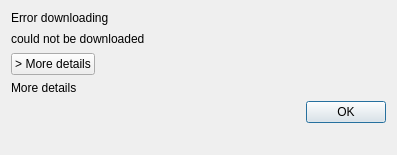
<?xml version="1.0" encoding="UTF-8"?>
<ui version="4.0">
 <class>OCC::VfsDownloadErrorDialog</class>
 <widget class="QDialog" name="OCC::VfsDownloadErrorDialog">
  <property name="geometry">
   <rect>
    <x>0</x>
    <y>0</y>
    <width>397</width>
    <height>155</height>
   </rect>
  </property>
  <property name="windowTitle">
   <string>Download error</string>
  </property>
  <layout class="QVBoxLayout" name="verticalLayout">
   <property name="sizeConstraint">
    <enum>QLayout::SetDefaultConstraint</enum>
   </property>
   <item>
    <widget class="QLabel" name="descriptionLabel">
     <property name="text">
      <string>Error downloading</string>
     </property>
     <property name="textFormat">
      <enum>Qt::PlainText</enum>
     </property>
     <property name="alignment">
      <set>Qt::AlignLeading|Qt::AlignLeft|Qt::AlignTop</set>
     </property>
     <property name="wordWrap">
      <bool>false</bool>
     </property>
    </widget>
   </item>
   <item>
    <widget class="QLabel" name="explanationLabel">
     <property name="text">
      <string>could not be downloaded</string>
     </property>
     <property name="textFormat">
      <enum>Qt::PlainText</enum>
     </property>
     <property name="alignment">
      <set>Qt::AlignLeading|Qt::AlignLeft|Qt::AlignTop</set>
     </property>
     <property name="wordWrap">
      <bool>false</bool>
     </property>
    </widget>
   </item>
   <item>
    <widget class="QPushButton" name="moreDetailsButton">
     <property name="sizePolicy">
      <sizepolicy hsizetype="Fixed" vsizetype="Fixed">
       <horstretch>0</horstretch>
       <verstretch>0</verstretch>
      </sizepolicy>
     </property>
     <property name="text">
      <string>&gt; More details</string>
     </property>
    </widget>
   </item>
   <item>
    <widget class="QLabel" name="moreDetailsLabel">
     <property name="text">
      <string>More details</string>
     </property>
     <property name="wordWrap">
      <bool>true</bool>
     </property>
    </widget>
   </item>
   <item>
    <widget class="QDialogButtonBox" name="buttonBox">
     <property name="standardButtons">
      <set>QDialogButtonBox::Ok</set>
     </property>
    </widget>
   </item>
   <item>
    <widget class="QLabel" name="errorLabel">
     <property name="palette">
      <palette>
       <active>
        <colorrole role="WindowText">
         <brush brushstyle="SolidPattern">
          <color alpha="200">
           <red>255</red>
           <green>0</green>
           <blue>0</blue>
          </color>
         </brush>
        </colorrole>
       </active>
       <inactive>
        <colorrole role="WindowText">
         <brush brushstyle="SolidPattern">
          <color alpha="200">
           <red>255</red>
           <green>0</green>
           <blue>0</blue>
          </color>
         </brush>
        </colorrole>
       </inactive>
       <disabled>
        <colorrole role="WindowText">
         <brush brushstyle="SolidPattern">
          <color alpha="115">
           <red>255</red>
           <green>255</green>
           <blue>255</blue>
          </color>
         </brush>
        </colorrole>
       </disabled>
      </palette>
     </property>
     <property name="text">
      <string/>
     </property>
     <property name="textFormat">
      <enum>Qt::PlainText</enum>
     </property>
    </widget>
   </item>
  </layout>
 </widget>
 <resources/>
 <connections>
  <connection>
   <sender>moreDetailsButton</sender>
   <signal>clicked()</signal>
   <receiver>moreDetailsLabel</receiver>
   <slot>show()</slot>
   <hints>
    <hint type="sourcelabel">
     <x>47</x>
     <y>112</y>
    </hint>
    <hint type="destinationlabel">
     <x>198</x>
     <y>141</y>
    </hint>
   </hints>
  </connection>
  <connection>
   <sender>moreDetailsButton</sender>
   <signal>clicked()</signal>
   <receiver>moreDetailsButton</receiver>
   <slot>hide()</slot>
   <hints>
    <hint type="sourcelabel">
     <x>47</x>
     <y>63</y>
    </hint>
    <hint type="destinationlabel">
     <x>47</x>
     <y>63</y>
    </hint>
   </hints>
  </connection>
 </connections>
</ui>
